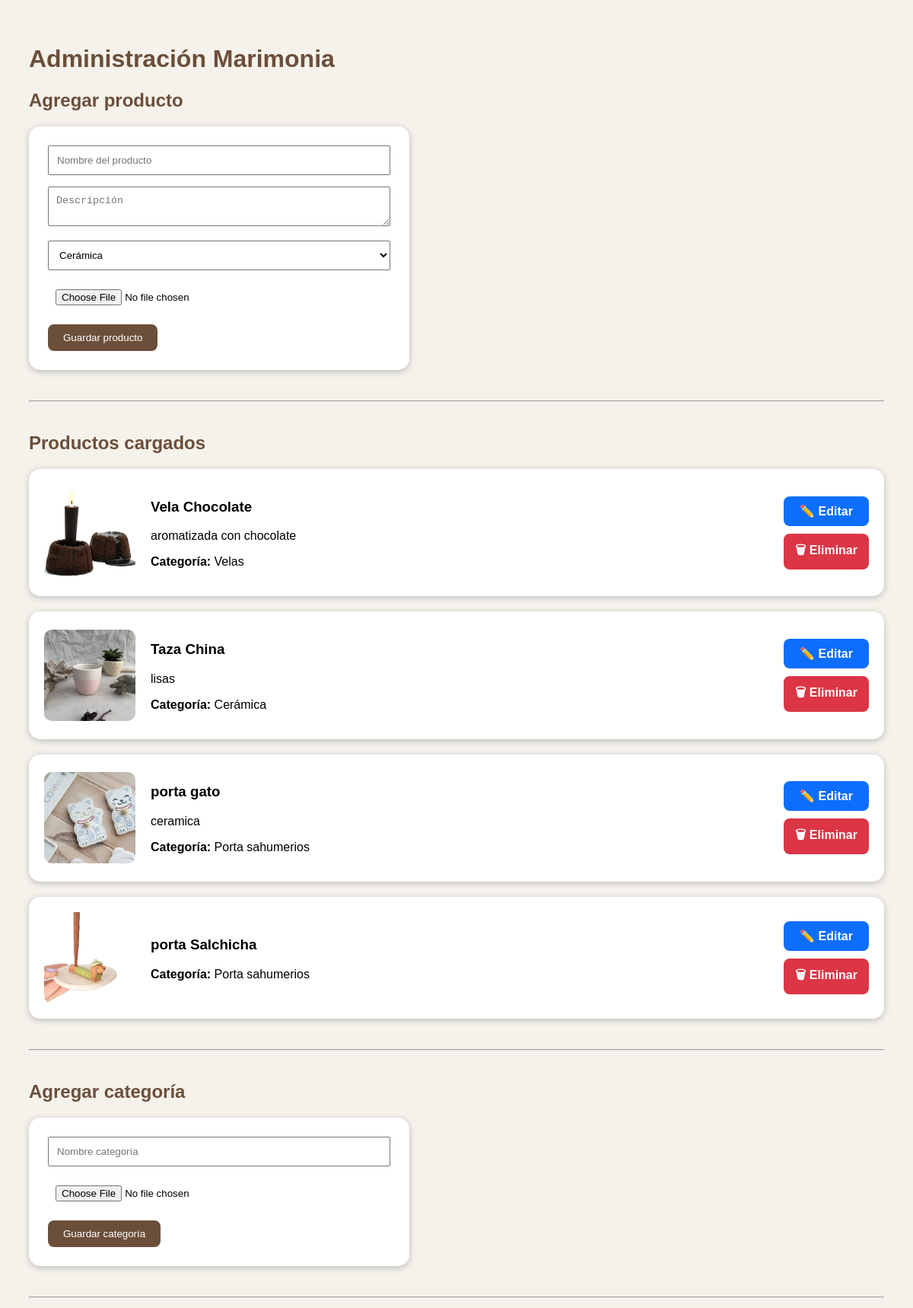
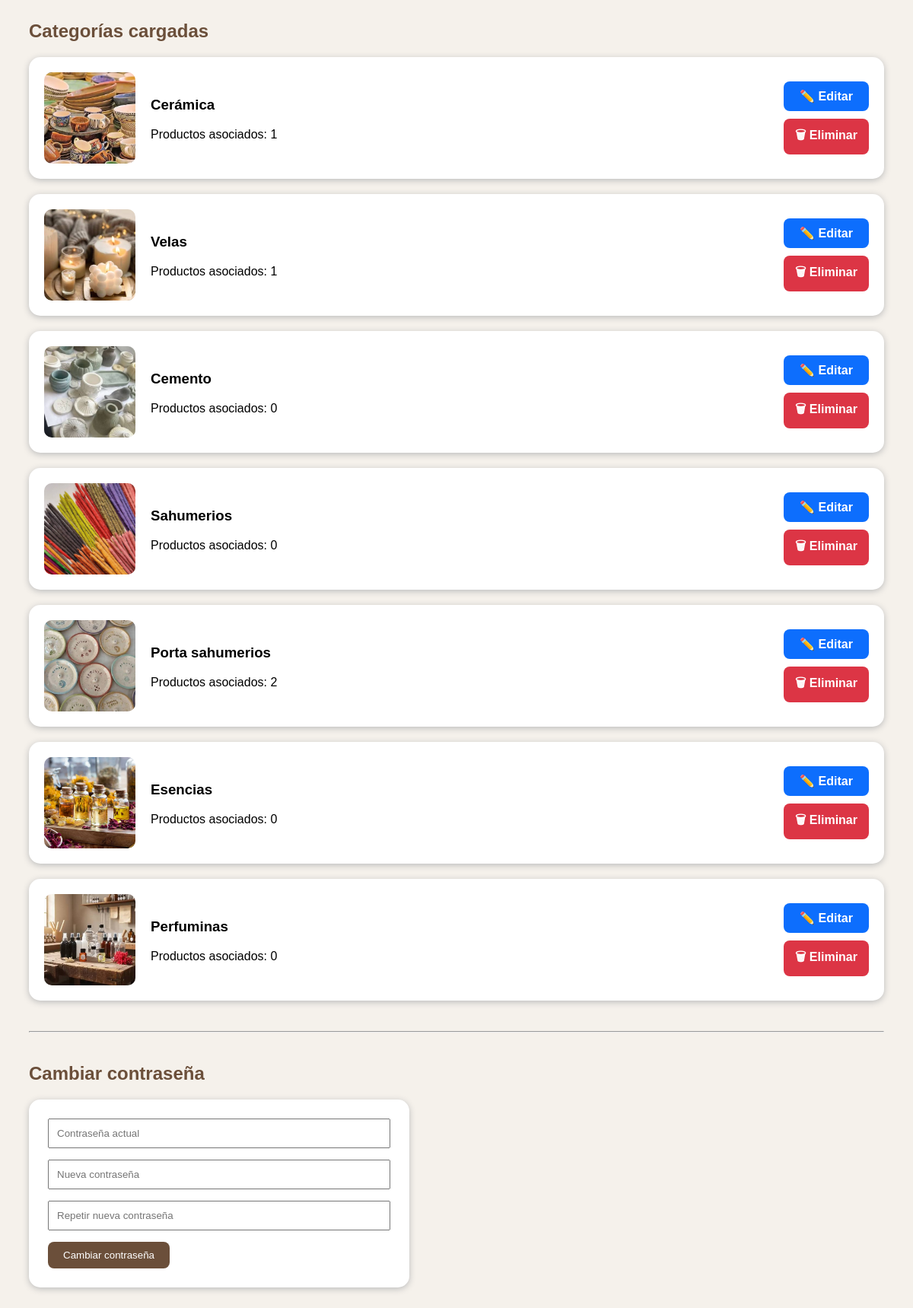
The app's page /admin (signed in) with its own data (2 pictures, top to bottom).
### app/models.py (models this page shows)
class Producto(db.Model):
    __tablename__ = "producto"
    id = db.Column(db.Integer, primary_key=True)
    nombre = db.Column(db.String(100), nullable=False)
    descripcion = db.Column(db.Text)
    imagen = db.Column(db.String(200))
    categoria_id = db.Column(
        db.Integer,
        db.ForeignKey("categoria.id"),
        nullable=False
    )

class Categoria(db.Model):
    __tablename__ = "categoria"
    id = db.Column(db.Integer, primary_key=True)
    nombre = db.Column(db.String(100), unique=True, nullable=False)
    imagen = db.Column(db.String(200))
    productos = db.relationship(
        "Producto",
        backref="categoria",
        lazy=True
    )

### app/routes.py (the view)
@main.route("/admin")
@login_required
def admin():
    categorias = Categoria.query.all()
    productos = Producto.query.all()
    return render_template(
        "admin.html",
        categorias=categorias,
        productos=productos,
    )

### app/__init__.py (called while the page is built)
@login_manager.user_loader
def load_user(user_id):
    from .models import Usuario
    return Usuario.query.get(int(user_id))

### app/templates/admin.html (shortened to what this page needs)
<!DOCTYPE html>
<html lang="es">
<head>
</head>
<body>
<h1>Administración Marimonia</h1>
<h2>Agregar producto</h2>
<form action="{{ url_for('main.agregar_producto') }}"
method="POST"
enctype="multipart/form-data">
<input
type="text"
name="nombre"
placeholder="Nombre del producto"
required>
<textarea
name="descripcion"
placeholder="Descripción">
</textarea>
<select name="categoria">
{% for categoria in categorias %}
<option value="{{ categoria.id }}">
{{ categoria.nombre }}
</option>
{% endfor %}
</select>
<input
type="file"
name="imagen">
<button>
Guardar producto
</button>
</form>
<hr>
<h2>Productos cargados</h2>
{% for producto in productos %}
<div class="item">
<img src="{{ url_for('static', filename='images/productos/' + producto.imagen) }}">
<div class="info">
<h3>
{{ producto.nombre }}
</h3>
<p>
{{ producto.descripcion }}
</p>
<p>
<strong>Categoría:</strong>
{{ producto.categoria.nombre }}
</p>
</div>
<div class="acciones">
<a class="boton editar"
href="{{ url_for('main.editar_producto', id=producto.id) }}">
✏️ Editar
</a>
<a class="boton eliminar"
href="{{ url_for('main.eliminar_producto', id=producto.id) }}"
onclick="return confirm('¿Eliminar producto?');">
🗑 Eliminar
</a>
</div>
</div>
{% endfor %}
<hr>
<h2>Agregar categoría</h2>
<form action="{{ url_for('main.agregar_categoria') }}"
method="POST"
enctype="multipart/form-data">
<input
type="text"
name="nombre"
placeholder="Nombre categoría"
required>
<input
type="file"
name="imagen">
<button>
Guardar categoría
</button>
</form>
<hr>
<h2>Categorías cargadas</h2>
{% for categoria in categorias %}
<div class="item">
{% if categoria.imagen %}
<img src="{{ url_for('static', filename='images/categorias/' + categoria.imagen) }}">
{% endif %}
<div class="info">
<h3>
{{ categoria.nombre }}
</h3>
<p>
Productos asociados:
{{ categoria.productos|length }}
</p>
</div>
<div class="acciones">
<a class="boton editar"
href="{{ url_for('main.editar_categoria', id=categoria.id) }}">
✏️ Editar
</a>
<a class="boton eliminar"
href="{{ url_for('main.eliminar_categoria', id=categoria.id) }}"
onclick="return confirm('¿Eliminar categoría?');">
🗑 Eliminar
</a>
</div>
</div>
{% endfor %}
<hr>
<h2>Cambiar contraseña</h2>
<form action="{{ url_for('main.cambiar_password') }}"
method="POST">
<input
type="password"
name="password_actual"
placeholder="Contraseña actual"
required>
<input
type="password"
name="password_nueva"
placeholder="Nueva contraseña"
required>
<input
type="password"
name="password_confirmar"
placeholder="Repetir nueva contraseña"
required>
<button>
Cambiar contraseña
</button>
</form>
</body>
</html>

### app/templates/admin.html (style rules this page uses)
body { font-family:Arial; background:#f5f1eb; padding:30px; }
h1,h2 { color:#6b4f3a; }
form { background:white; padding:25px; border-radius:15px; width:450px; box-shadow:0 2px 8px #bbb; }
input,textarea,select { width:100%; padding:10px; margin-bottom:15px; box-sizing:border-box; }
button { background:#6b4f3a; color:white; border:none; padding:10px 20px; border-radius:8px; cursor:pointer; }
.item { display:flex; align-items:center; gap:20px; background:white; margin:20px 0; padding:20px; border-radius:15px; box-shadow:0 2px 8px #bbb; }
.item img { width:120px; height:120px; object-fit:cover; border-radius:10px; }
.info { flex:1; }
.acciones { display:flex; flex-direction:column; gap:10px; }
.boton { text-decoration:none; color:white; padding:10px 15px; border-radius:8px; text-align:center; font-weight:bold; }
.editar { background:#0d6efd; }
.eliminar { background:#dc3545; }
hr { margin:40px 0; }

### records on screen
Producto: imagen (picture), nombre "Vela Chocolate", descripcion "aromatizada con chocolate", categoria.nombre "Velas"
Producto: imagen (picture), nombre "Taza China", descripcion "lisas", categoria.nombre "Cerámica"
Producto: imagen (picture), nombre "porta gato", descripcion "ceramica", categoria.nombre "Porta sahumerios"
Producto: imagen (picture), nombre "porta Salchicha", categoria.nombre "Porta sahumerios"
Categoria: imagen (picture), nombre "Cerámica", productos|length "1"
Categoria: imagen (picture), nombre "Velas", productos|length "1"
Categoria: imagen (picture), nombre "Cemento", productos|length "0"
Categoria: imagen (picture), nombre "Sahumerios", productos|length "0"
Categoria: imagen (picture), nombre "Porta sahumerios", productos|length "2"
Categoria: imagen (picture), nombre "Esencias", productos|length "0"
Categoria: imagen (picture), nombre "Perfuminas", productos|length "0"

### other values on screen
form field categoria "Cerámica"
